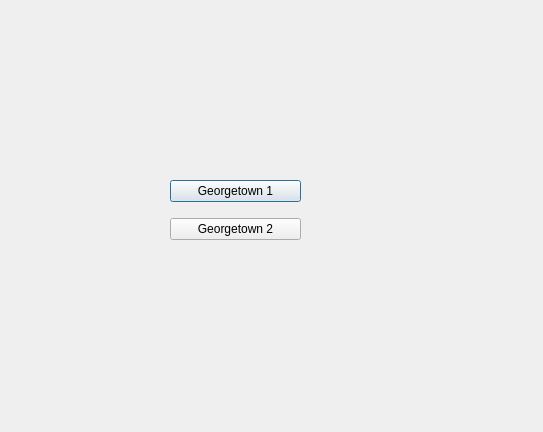
<?xml version="1.0" encoding="UTF-8"?>
<ui version="4.0">
 <class>LeagueSelection</class>
 <widget class="QDialog" name="LeagueSelection">
  <property name="geometry">
   <rect>
    <x>0</x>
    <y>0</y>
    <width>543</width>
    <height>432</height>
   </rect>
  </property>
  <property name="windowTitle">
   <string>Dialog</string>
  </property>
  <widget class="QWidget" name="">
   <property name="geometry">
    <rect>
     <x>170</x>
     <y>170</y>
     <width>131</width>
     <height>81</height>
    </rect>
   </property>
   <layout class="QVBoxLayout" name="verticalLayout">
    <item>
     <widget class="QPushButton" name="pushButtonG1">
      <property name="text">
       <string>Georgetown 1</string>
      </property>
     </widget>
    </item>
    <item>
     <widget class="QPushButton" name="pushButtonG2">
      <property name="text">
       <string>Georgetown 2</string>
      </property>
     </widget>
    </item>
   </layout>
  </widget>
 </widget>
 <resources/>
 <connections/>
</ui>
